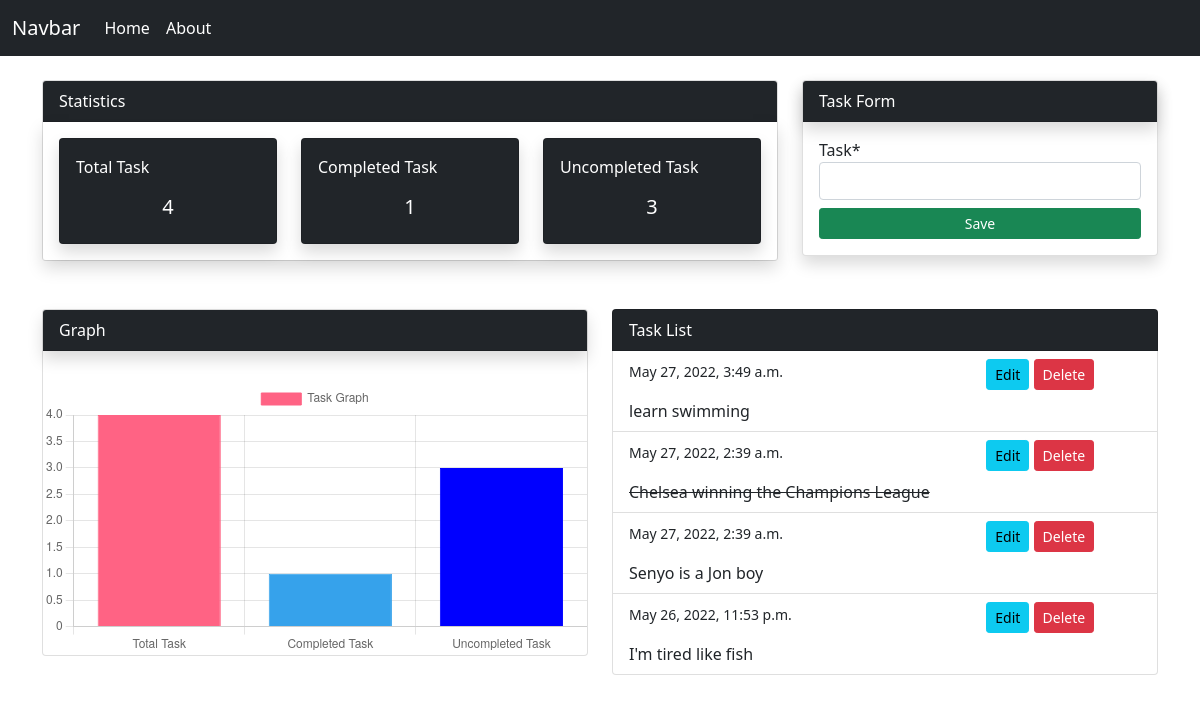
The page / on the database its author committed.
### taskapp/models.py (models this page shows, shortened)
class TaskModel(models.Model):
    task = models.CharField(max_length=100)
    isComplete = models.BooleanField(default=False)
    date = models.DateTimeField(auto_now_add=True)

### taskapp/views.py (the view)
# urls.py: path('', views.index, name= 'taskapp-index'),
def index(request):
    if request.method == 'POST':
        form = TaskmodelForm(request.POST)
        if form.is_valid():
            form.save()
            return redirect('/')
    else:
        form = TaskmodelForm()
    data = TaskModel.objects.all().order_by('-date')
    total_data = data.count()
    complete_task = TaskModel.objects.filter(isComplete=True).count()
    uncomplete_task = total_data - complete_task
    context = {
        'data': data,
        'form': form,
        'total_data': total_data,
        'complete_task': complete_task,
        'uncomplete_task': uncomplete_task,
    }
    return render(request,'taskapp/index.html', context)

### taskapp/forms.py
class TaskmodelForm(forms.ModelForm):
    class Meta:
        model = TaskModel
        fields = ['task',]

### templates/taskapp/index.html (shortened to what this page needs)
{% extends 'partials/base.html' %}
{% load crispy_forms_tags %}
{% block content %}
<div class="container my-4">
    <div class="row">
        <div class="col-xl-8">
            <div class="card">
                <div class="card-header bg-dark text-white">Statistics</div>
                <div class="card-body shadow">
                    <div class="row">
                        <div class="col-xl-4">
                            <div class="card shadow bg-dark text-white">
                                <div class="card-body">
                                    <p>  Total Task</p>
                                    <h5 class="text-center"> {{ total_data }} </h5>
                                </div>
                            </div>
                        </div>
                        <div class="col-xl-4">
                            <div class="card shadow bg-dark text-white">
                                <div class="card-body">
                                    <p>  Completed Task</p>
                                    <h5 class="text-center"> {{ complete_task}} </h5>
                                </div>
                            </div>
                        </div>
                        <div class="col-xl-4">
                            <div class="card shadow bg-dark text-white">
                                <div class="card-body">
                                    <p>  Uncompleted Task</p>
                                    <h5 class="text-center"> {{uncomplete_task}} </h5>
                                </div>
                            </div>
                        </div>
                    </div>
                </div>
            </div>
        </div>
        <div class="col-xl-4">
            <div class="card shadow">
                <div class="card-header shadow bg-dark text-white">Task Form</div>
                <div class="card-body">
                    <form class="d-grid " method="POST">
                        {{ form|crispy }}
                        <input class="btn btn-success btn-sm mt-2" type="submit" value="Save">
                    </form>
                </div>
            </div>
        </div>
    </div>
</div>
<div class="container">
    <div class="row">
        <div class="col-xl-6 mt-4">
            <div class="card">
                <div class="card-header shadow bg-dark text-white">Graph</div>
                <div class="card-body"></div>
                <canvas id="myChart">
                </canvas>
            </div>
        </div>
        <div class="col-xl-6 mt-4">
            <ul class="list-group">
                <li class="list-group-item bg-dark text-white"> Task List</li>
                {% for task in data %}
                <li class="list-group-item">
                    <div class="row">
                        <div class="col-8">
                            <p> <small> {{ task.date}}</small></p>
                            {% if task.isComplete %}
                            <del> {{task.task}} </del>
                            {%else%}
                            {{task.task}}
                            {%endif%}
                        </div>
                        <div class="col-4">
                            <a class="btn btn-info btn-sm" href=" {% url 'taskapp-edit' task.id %}"> Edit</a>
                            <a class="btn btn-danger btn-sm" href="{% url 'taskapp-delete' task.id %}"> Delete</a>
                        </div>
                    </div>
                </li>
                {% endfor %}
            </ul>
        </div>
    </div>
</div>
{% include 'partials/graph.html'%}
{% endblock %}

### templates/partials/base.html (shortened to what this page needs)
<!doctype html>
<html lang="en">
  <head>
    <link href="https://cdn.jsdelivr.net/npm/bootstrap@5.1.3/dist/css/bootstrap.min.css"
    rel="stylesheet"
    />
  </head>
  <body>
{% include 'partials/nav.html' %}
{% block content%} {% endblock %}
  </body>
</html>

### templates/partials/nav.html (shortened to what this page needs)
<nav class="navbar navbar-expand-lg navbar-dark bg-dark">
    <div class="container-fluid">
      <a class="navbar-brand" href="#">Navbar</a>
      <div class="collapse navbar-collapse" id="navbarSupportedContent">
        <ul class="navbar-nav me-auto mb-2 mb-lg-0">
          <li class="nav-item">
            <a class="nav-link active" aria-current="page" href="{% url 'taskapp-index'%}">Home</a>
          </li>
          <li class="nav-item">
            <a class="nav-link active " href="{% url 'taskapp-about'%}">About</a>
          </li>
          </ul>
    </div>
  </nav>

### templates/partials/graph.html
<script>
    const ctx = document.getElementById('myChart').getContext('2d');
    const myChart = new Chart(ctx, {
        type: 'bar',
        data: {
            labels: ['Total Task', 'Completed Task', 'Uncompleted Task',],
            datasets: [
                {
                    label: 'Task Graph',
                    data: [{{ total_data }}, {{ complete_task }},{{ uncomplete_task }} ],
    backgroundColor: [
        'rgba(255, 99, 132,  1)',
        'rgba(54, 162, 235, 1)',
        '#0000ff',
    ],
        borderColor: [
            'rgba(255, 99, 132, 1)',
            'rgba(54, 162, 235, 1)',
            '#0000ff',
        ],
            borderWidth: 1
        }]
    },
    options: {
        scales: {
            y: {
                beginAtZero: true
            }
        }
    }
});
</script>

### rows shown on the page
TaskModel: date "May 27, 2022, 3:49 a.m.", task "learn swimming"
TaskModel: date "May 27, 2022, 2:39 a.m.", task "Chelsea winning the Champions League"
TaskModel: date "May 27, 2022, 2:39 a.m.", task "Senyo is a Jon boy"
TaskModel: date "May 26, 2022, 11:53 p.m.", task "I'm tired like fish"

### other values the page prints
{{ total_data }} "4"
{{ complete_task }} "1"
{{ uncomplete_task }} "3"
chart data {{ total_data }} 4
chart data {{ complete_task }} 1
chart data {{ uncomplete_task }} 3
